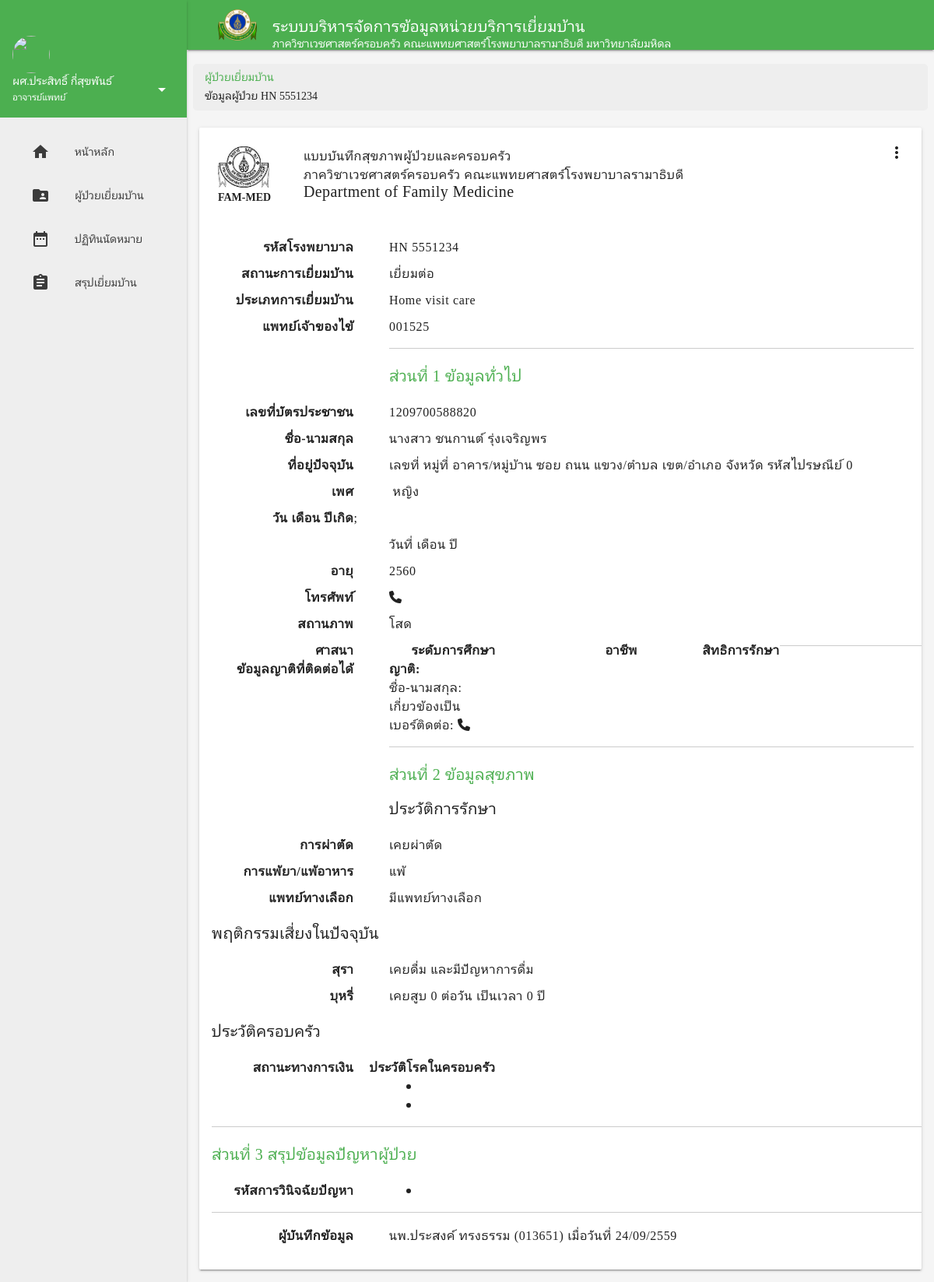
/patient_show.php?hn=5551234 (signed in), run on the app's committed database.
### tables this page shows
CREATE TABLE `patientinfo` (
  `patient_hn` int(7) NOT NULL,
  `patient_visit_status` int(1) DEFAULT NULL,
  `patient_visit_type` int(1) DEFAULT NULL,
  `patient_id` varchar(13) NOT NULL,
  `patient_p_name` varchar(100) DEFAULT NULL,
  `patient_name` varchar(50) DEFAULT NULL,
  `patient_surname` varchar(50) DEFAULT NULL,
  `patient_gender` varchar(1) DEFAULT NULL,
  `patient_dateofbirth` int(2) DEFAULT NULL,
  `patient_monthofbirth` varchar(15) DEFAULT NULL,
  `patient_yearofbirth` int(4) DEFAULT NULL,
  `patient_status` varchar(20) DEFAULT NULL,
  `patient_religion` varchar(15) DEFAULT NULL,
  `patient_occupation` varchar(50) DEFAULT NULL,
  `patient_education` varchar(30) NOT NULL,
  `insure` varchar(10) NOT NULL,
  `patient_add_no` varchar(10) DEFAULT NULL,
  `patient_add_mhoo` varchar(10) NOT NULL,
  `patient_add_village` varchar(30) NOT NULL,
  `patient_add_soi` varchar(30) NOT NULL,
  `patient_add_road` varchar(30) NOT NULL,
  `patient_add_subdis` varchar(30) NOT NULL,
  `patient_add_dis` varchar(30) NOT NULL,
  `patient_add_province` varchar(30) NOT NULL,
  `patient_add_zip` int(4) NOT NULL,
  `patient_no_home` varchar(30) NOT NULL,
  `patient_no_mobile` varchar(10) NOT NULL,
  `patient_no_work` varchar(10) NOT NULL,
  `patient_doctor_owner` varchar(50) NOT NULL,
  `patient_doctor_visit` varchar(50) NOT NULL,
  `surgery` varchar(50) NOT NULL,
  `allergic` varchar(50) NOT NULL,
  `alternative` varchar(50) NOT NULL,
  `alcohol` varchar(4) NOT NULL,
  `alcohol_input` int(1) NOT NULL,
  `cigarette` varchar(4) NOT NULL,
  `cigarette_amout` int(3) NOT NULL,
  `cigarette_period` int(3) NOT NULL,
  `money` int(1) NOT NULL,
  `hypertansion` int(1) NOT NULL,
  `diabetes_mellitus` int(1) NOT NULL,
  `dyslipidemia` int(1) NOT NULL,
  `stroke` int(1) NOT NULL,
  `cad` int(1) NOT NULL,
  `cancer` varchar(50) NOT NULL,
  `other` varchar(50) NOT NULL,
  `main` varchar(5) NOT NULL,
  `problem` varchar(150) NOT NULL,
  `num_visit` int(2) NOT NULL,
  `last_visit` date NOT NULL,
  `next_visit` date NOT NULL,
  `relate_name` varchar(60) NOT NULL,
  `relate_tel` varchar(10) NOT NULL,
  `relate_def` varchar(20) NOT NULL
);

### patient_show.php (the view, shortened to what this page needs)
<!DOCTYPE html>
<html>
<?php
                                    $dbname = 'homevisit';
$hn = $_GET["hn"];
$sql20="SELECT * from patientinfo where patient_hn like '$hn' ";
$result = mysql_db_query($dbname,$sql20) or die (mysql_error());
$row = mysql_fetch_array($result);
$type = $row["patient_visit_type"];
switch ($type) {
case 1:
    $type = "Home visit care"; break;
}
    $hn = $row["patient_hn"];
    $doc = $row["patient_doctor_owner"];
    $add = $row["patient_p_name"]." ".$row["patient_name"]." ".$row["patient_surname"];
    $addd = "เลขที่ ".$row["patient_add_no"]." หมู่ที่ ".$row["patient_add_mhoo"]." อาคาร/หมู่บ้าน ".$row["patient_add_village"]." ซอย ".$row["patient_add_soi"]." ถนน ".$row["patient_add_road"]." แขวง/ตำบล ".$row["patient_add_subdis"]." เขต/อำเภอ ".$row["patient_add_dis"]." จังหวัด ".$row["patient_add_province"]." รหัสไปรษณีย์ ".$row["patient_add_zip"];
    $gender = $row["patient_gender"];
    $l2 = "วันที่ ".$row["patient_dateofbirth"]." เดือน ".$row["patient_monthofbirth"]." ปี ".$row["patient_yearofbirth"];
    $id = $row["patient_id"];
    $a = $row["patient_yearofbirth"];
$tel = $row["patient_no_mobile"];
$status = $row["patient_status"];
$r1 = $row["relate_name"];
$r2 = $row["relate_def"];
$sur = $row["surgery"];
$al = $row["alternative"];
$b = $row["alcohol"];
$p = $row["alcohol_input"];
$ll = $row["problem"];
$ci = $row["cigarette"];
$cia = $row["cigarette_amout"];
$ciy = $row["cigarette_period"];
$can = $row["cancer"];
$other = $row["other"];
$lov = $row["allergic"];
    ?>
    <head>
    <link rel="stylesheet" href="lib/mdl/material.min.css">
    <link rel="stylesheet" href="lib/mdl-template-dashboard/styles.css">
    <link rel="stylesheet" href="lib/font-awesome-4.6.3/css/font-awesome.min.css">
    <link rel="stylesheet" href="css/main.css">
    <link rel="stylesheet" href="css/font.css">
    <link rel="stylesheet" href="css/breadcrumb.css">
    </head>
    <body>
        <div class="demo-layout mdl-layout mdl-js-layout mdl-layout--fixed-drawer mdl-layout--fixed-header">
           <?php include "header.html";?>
            <main class="mdl-layout__content mdl-color--grey-100">
                <div class="mdl-grid demo-content">
                    <ul class="breadcrumb">
                        <li><a href="patient.html">ผู้ป่วยเยี่ยมบ้าน</a></li>
                        <li>ข้อมูลผู้ป่วย HN
                            <?php echo $hn;?>
                        </li>
                    </ul>
                    <div class="demo-updates mdl-card mdl-shadow--2dp mdl-cell mdl-cell--12-col mdl-cell--12-col-tablet mdl-cell--12-col-desktop">
                        <div class="mdl-card__menu">
                            <button id="menu-function" class="mdl-button mdl-js-button mdl-button--icon"> <i class="material-icons">more_vert</i> </button>
                        </div>
                        <div class="mdl-card__supporting-text mdl-color-text--grey-900 mdl-cell--12-col">
                            <div class="mdl-grid mdl-typography--subhead">
                                <div><img class="logo-report" src="img/logo-report.jpg">
                                    <p class="mdl-typography--body-2">FAM-MED</p>
                                </div>
                                <div> แบบบันทึกสุขภาพผู้ป่วยและครอบครัว
                                    <br> ภาควิชาเวชศาสตร์ครอบครัว คณะแพทยศาสตร์โรงพยาบาลรามาธิบดี
                                    <p class="mdl-typography--title">Department of Family Medicine</p>
                                </div>
                            </div>
                            <dl class="dl-horizontal mdl-typography--subhead"> <dt>รหัสโรงพยาบาล</dt>
                                <dd>HN
                                    <?php echo $hn;?>
                                </dd> <dt>สถานะการเยี่ยมบ้าน</dt>
                                <dd>เยี่ยมต่อ</dd> <dt>ประเภทการเยี่ยมบ้าน</dt>
                                <dd>
                                    <?php echo $type;?>
                                </dd> <dt>แพทย์เจ้าของไข้</dt>
                                <dd>
                                    <?php echo $doc;?>
                                        <hr>
                                        <h1 class="mdl-typography--title mdl-color-text--green">ส่วนที่ 1 ข้อมูลทั่วไป</h1> <dt>เลขที่บัตรประชาชน</dt>
                                        <dd>
                                            <?php echo $id;?>
                                        </dd> <dt>ชื่อ-นามสกุล</dt>
                                        <dd>
                                            <?php echo $add;?>
                                        </dd> <dt>ที่อยู่ปัจจุบัน</dt>
                                        <dd>
                                            <?php echo $addd;?>
                                        </dd> <dt>เพศ</dt>
                                        <dd>
                                            <?php
                                $mars = "fa fa-mars";
                                $venus = "fa fa-venus";
                                if ($gender == "male"){
                                    echo "<i class={$mars}></i> ชาย</dd>;";
                                }
                                else
                                    echo "<i class={$venus}></i> หญิง</dd>;";
                                ?> </dd> <dt>วัน เดือน ปีเกิด</dt>
                                        <dd>
                                            <?php  echo $l2; ?>
                                        </dd> <dt>อายุ</dt>
                                        <dd>
                                            <?php
                                $age = 2560 - $a;
                                echo $age;
                                ?>
                                        </dd> <dt>โทรศัพท์</dt>
                                        <dd><i class="fa fa-phone"></i>
                                        </dd>
                            <dt>สถานภาพ</dt>
                                        <dd>
                                            <?php  switch($status){
    case 0:
        echo "โสด" ; break;
                            };
                                ?>
                                        </dd> <dt>ศาสนา</dt>
                                         <dt>ระดับการศึกษา</dt>
                                         <dt>อาชีพ</dt>
                                         <dt>สิทธิการรักษา</dt>
                                        <hr> <dt>ข้อมูลญาติที่ติดต่อได้</dt>
                                        <dd> <b>ญาติ:</b>
                                            <br>ชื่อ-นามสกุล: <?php $r1; ?>
                                            <br>เกี่ยวข้องเป็น <?php $r2; ?>
                                            <br>เบอร์ติดต่อ: <i class="fa fa-phone"></i> <?php $tel; ?>
                                        <hr>
                                        <h1 class="mdl-typography--title mdl-color-text--green">ส่วนที่ 2 ข้อมูลสุขภาพ</h1>
                                        <h3 class="mdl-typography--title">ประวัติการรักษา</h3> <dt>การผ่าตัด</dt>
                                        <dd>
                                            <?php
                                if ($sur ==0) echo "ไม่เคยผ่าตัด";
                                else echo "เคยผ่าตัด ".$sur;
                                ?>
                                        </dd> <dt>การแพ้ยา/แพ้อาหาร</dt>
                                        <dd>
                                            <?php
                                    if ($lov ===0) {echo "ไม่แพ้ยาและไม่แพ้อาหาร".$row["allergic"];}
                                    else {
                                     echo    "แพ้ ".$lov;}
                                ?>
                                        </dd> <dt>แพทย์ทางเลือก</dt>
                                        <dd>
                                            <?php  if($al==0) echo "ไม่มีแพทย์ทางเลือก";
                                    else echo "มีแพทย์ทางเลือก ".$al;
                                ?>
                                        </dd>
                                        <h3 class="mdl-typography--title">พฤติกรรมเสี่ยงในปัจจุบัน</h3> <dt>สุรา</dt>
                                        <dd>
                                            <?php
                                        if ($b == "NO"){
                                             echo "ไม่เคยดื่ม" ;
                                        }
                                        else if ($b == "NOW"){
                                            echo "ดื่มอยู่ตอนนี้" ;
                                            if ($p == 0) echo " และมีปัญหาการดื่ม";
                                            else echo " และไม่มีปัญหาการดื่ม";
                                        }
                                        else {
                                            echo "เคยดื่ม" ;
                                            if ($p == 0) echo " และมีปัญหาการดื่ม";
                                            else echo " และไม่มีปัญหาการดื่ม";
                                        }
                                ?>
                                        </dd> <dt>บุหรี่</dt>
                                        <dd>
                                            <?php
                                        if ($ci == "NO"){
                                             echo "ไม่เคยสูบ" ;
                                        }
                                        else if ($ci == "NOW"){
                                            echo "สูบอยู่ตอนนี้ ".$cia." ต่อวัน เป็นเวลา ".$ciy ." ปี" ;
                                        }
                                        else {
                                            echo "เคยสูบ ".$cia." ต่อวัน เป็นเวลา ".$ciy ." ปี" ;
                                        }
                                ?>
                                        </dd>
                                        <h3 class="mdl-typography--title">ประวัติครอบครัว</h3> <dt>สถานะทางการเงิน</dt>
                                         <dt>ประวัติโรคในครอบครัว</dt>
                                        <dd>
                                            <ul class="mdl-typography--subhead">
                                                <br>
                                                <?php
                                        if ($can!=0) echo "<li>".$row["cancer"]."</li>";
                                        if ($other!=0) echo "<li>".$row["other"]."</li>";
                                    ?>
                                            </ul>
                                        </dd>
                                        <hr>
                                        <h1 class="mdl-typography--title mdl-color-text--green">ส่วนที่ 3 สรุปข้อมูลปัญหาผู้ป่วย</h1> <dt>รหัสการวินิจฉัยปัญหา</dt>
                                        <dd>
                                            <ul class="mdl-typography--subhead">
                                                <?php $test = $ll;
                                            $mind = explode (",",$test);
                                            $a = 0;
                                                while ($a < sizeof($mind)){
                                                    $s="SELECT * from icd10 where icd10_id like '$mind[$a]' ";
                                                    $r = mysql_db_query($dbname,$s) or die (mysql_error());
                                                    $ro = mysql_fetch_array($r);
                                                echo "<li>".$ro["icd10_id"]." ".$ro["icd10_name"]."</li>";
                                                $a++;
                                                }?>
                                            </ul>
                                        </dd>
                                        <hr> <dt> ผู้บันทึกข้อมูล </dt>
                                        <dd> นพ.ประสงค์ ทรงธรรม (013651) เมื่อวันที่ 24/09/2559 </dd>
                            </dl>
                        </div>
                    </div>
                </div>
            </main>
        </div>
    </body>
</html>

### css/main.css (style rules this page uses)
body { background-color: #fff; }
a { text-decoration: none; color: #4caf50; }
.logo-report { width: 60%; }
.dl-horizontal dt { float: left; min-width: 20%; text-align: right; }
.dl-horizontal dd { margin: 10px; margin-left: 25%; }
.breadcrumb { margin-top: 10px; padding-left: 15px; padding-top: 5px; padding-bottom: 7px; list-style: none; background-color: #eee; width: 100%; border-radius: 5px; }

### data on the page
patientinfo: patient_hn "5551234", patient_visit_type "Home visit care", patient_doctor_owner "001525", patient "1209700588820", add "นางสาว ชนกานต์ รุ่งเจริญพร", addd "เลขที่ หมู่ที่ อาคาร/หมู่บ้าน ซอย ถนน แขวง/ตำบล เขต/อำเภอ จังหวัด รหัสไปรษณีย์ 0", l2 "วันที่ เดือน ปี", cigarette_amout "0", cigarette_period "0"

### other printed values
$age "2560"
